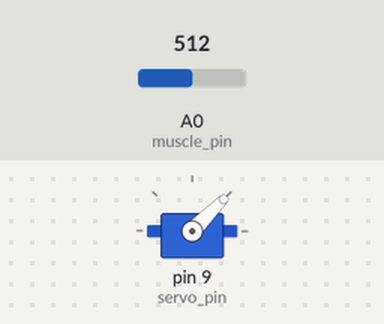
The sketch below on a simulated Arduino Uno, built with avr-gcc and run on an emulated ATmega328P. On the bench: servo. The inputs (shaded band) are chosen by the test bench; at power-on: A0 (muscle_pin) = 512.

Above: at 1.2 s.
1.3 s: A0 (muscle_pin) set to 555
2.8 s: A0 (muscle_pin) set to 584
At 5.7 s:
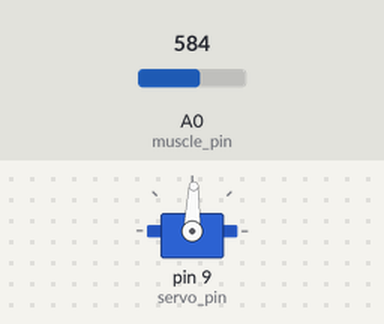
5.8 s: A0 (muscle_pin) set to 511
At 6.4 s:
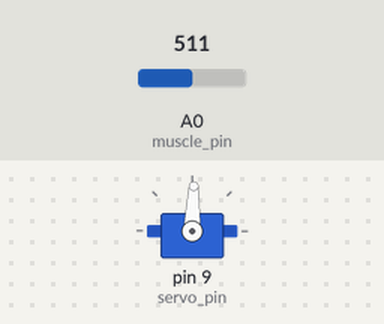
7.3 s: A0 (muscle_pin) set to 716
At 7.8 s:
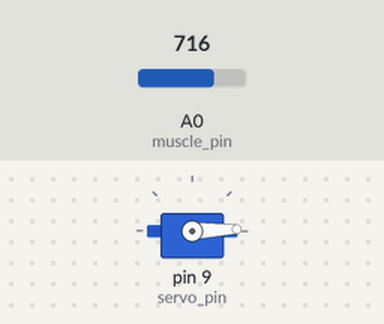
Timing chart, 0 to 14.3 s (numbered marks = the images above; inputs shaded):
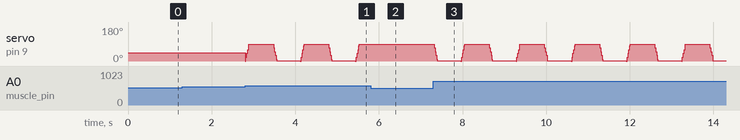

Measured:
- the behaviour switches between 568 and 569 on A0 (muscle_pin) (found by bisection; images 0 and 1)
- after the input at 1.3 s, every drawn part: stays the same
- after the input at 2.8 s, servo on pin 9 (servo_pin): 45° → 0° at once, then repeats every 1.3 s: 20° 0.02 s, 40° 0.02 s, 60° 0.02 s, 80° 0.01 s, 88° 0.57 s, 90° 0.02 s, 70° 0.02 s, 50° 0.02 s, 30° 0.02 s, 10° 0.01 s, 2° 0.57 s, 0° 0.02 s
- after the input at 5.8 s, servo on pin 9 (servo_pin): stops changing and stays 88°
- after the input at 7.3 s, servo on pin 9 (servo_pin): 88° → 90° at once, then repeats every 1.3 s: 70° 0.02 s, 50° 0.02 s, 30° 0.02 s, 10° 0.01 s, 2° 0.57 s, 0° 0.02 s, 20° 0.02 s, 40° 0.02 s, 60° 0.02 s, 80° 0.01 s, 88° 0.57 s, 90° 0.02 s

The sketch:

origin.ino
```cpp
/*
 * limbitless_v3
 *
 * Title: Limbitless v3
 * Author: Tyler Petresky <tylerpetresky.com>
 * Date: 7-14
 *
 * Desc: Basic code to allow the actuation a servo (closing of
 *       a prosthetic hand) based on bicep movement.
 *       The hand should open and close using a toggle
 *       method.
 */

// Library for servo use
#include <Servo.h>

// Digital pin for servo motor
int servo_pin = 9;
// Analog pin for the muscle sensor
int muscle_pin = A0;

// Threshold value that allows the hand to open and close.
// The scaled value of the muscle sensor's value is compared
// to this threshold value.
// Sample 6-year old was 20.0, Adult was 100.0
float toggle_threshold = 100.0;

// Current state of the hand's position
boolean hand_opened = true;

// The angle of the servo in the opened and closed states
int opened_angle = 45, closed_angle = 0;

// Servo object
Servo servo;

// Timer used to allow the muscle to relax before toggling the
// hand. Prevents toggling too quickly.
int servo_timer = 0;

// Maximum value of the timer value. Prevents overflow errors.
int timer_threshold = 500;

// Sets up the system. Runs once on startup.
void setup()
{
  // Uncomment this for calibration purposes.
  //Serial.begin(9600);

  pinMode(muscle_pin, INPUT);

  // Assign the servo to it's respective pin
  servo.attach(servo_pin);

  // Set default angle of servo as opened
  servo.write(opened_angle);
}

void loop()
{
  // Raw value of the muscle sensor reading
  float muscle_sensor_value = analogRead(muscle_pin),
  // Muscle sensor value scaled down just for easier working
        muscle_sensor_scaled = muscle_sensor_value * (180.0 / 1023.0);

  // Remove these before deployment.
  // Uncomment for calibration purposes.
  // To calibrate, have the person of interest
  // flex the desired muscle and watch where the
  // value of muscle_sensor_scaled peaks. Afterwards,
  // change the value of toggle_threshold accordingly.
  /*
  Serial.print("Sensor: ");
  Serial.print(muscle_sensor_value);
  Serial.print("\tScaled:  ");
  Serial.print(muscle_sensor_scaled);
  Serial.print("\tServoTimer: ");
  Serial.println(servo_timer);
  */

  // Conditions to toggle the position of the hand.
  // 1. We are above the threshold for movement.
  // 2. The timer is at it's max value.
  if (muscle_sensor_scaled >= toggle_threshold && servo_timer == timer_threshold)
  {
    // Change position of hand
    hand_opened = !hand_opened;


    if (hand_opened)
      for(int pos = opened_angle * 2; pos > closed_angle * 2; pos-=2)
      { // Closes the hand by gradually adjusting the written angle.
        servo.write(pos);
        delay(2);
      }
    else
      for(int pos = closed_angle * 2; pos < opened_angle * 2; pos+=2)
      { // Opens the hand by gradually adjusting the written angle.
        servo.write(pos);
        delay(2);
      }

    // Reset the timer
    servo_timer = 0;
  }

  // Don't allow the servo_timer to get too big. Overflow errors
  // crash the Arduino.
  if (servo_timer < timer_threshold)
    servo_timer++;

  // Delay for the servo. Don't want to overload it.
  delay(1);
}
```
